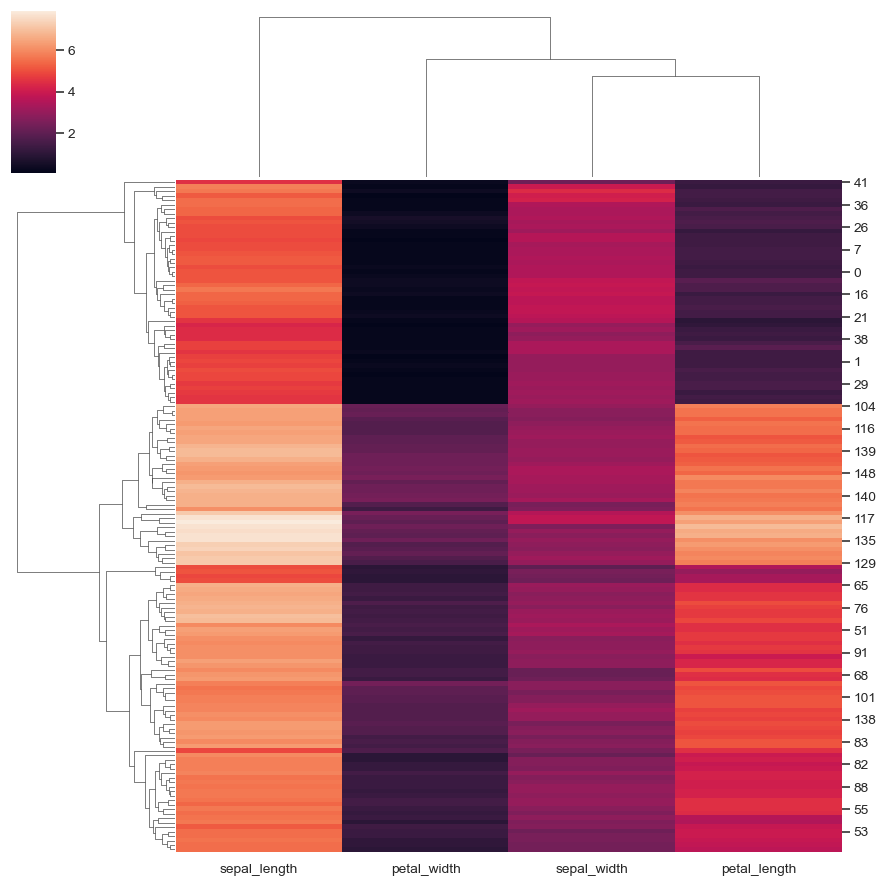

Reproduce this figure in Python.
import seaborn as sns; sns.set(color_codes=True)
iris = sns.load_dataset("iris")
species = iris.pop("species")
g = sns.clustermap(iris)
